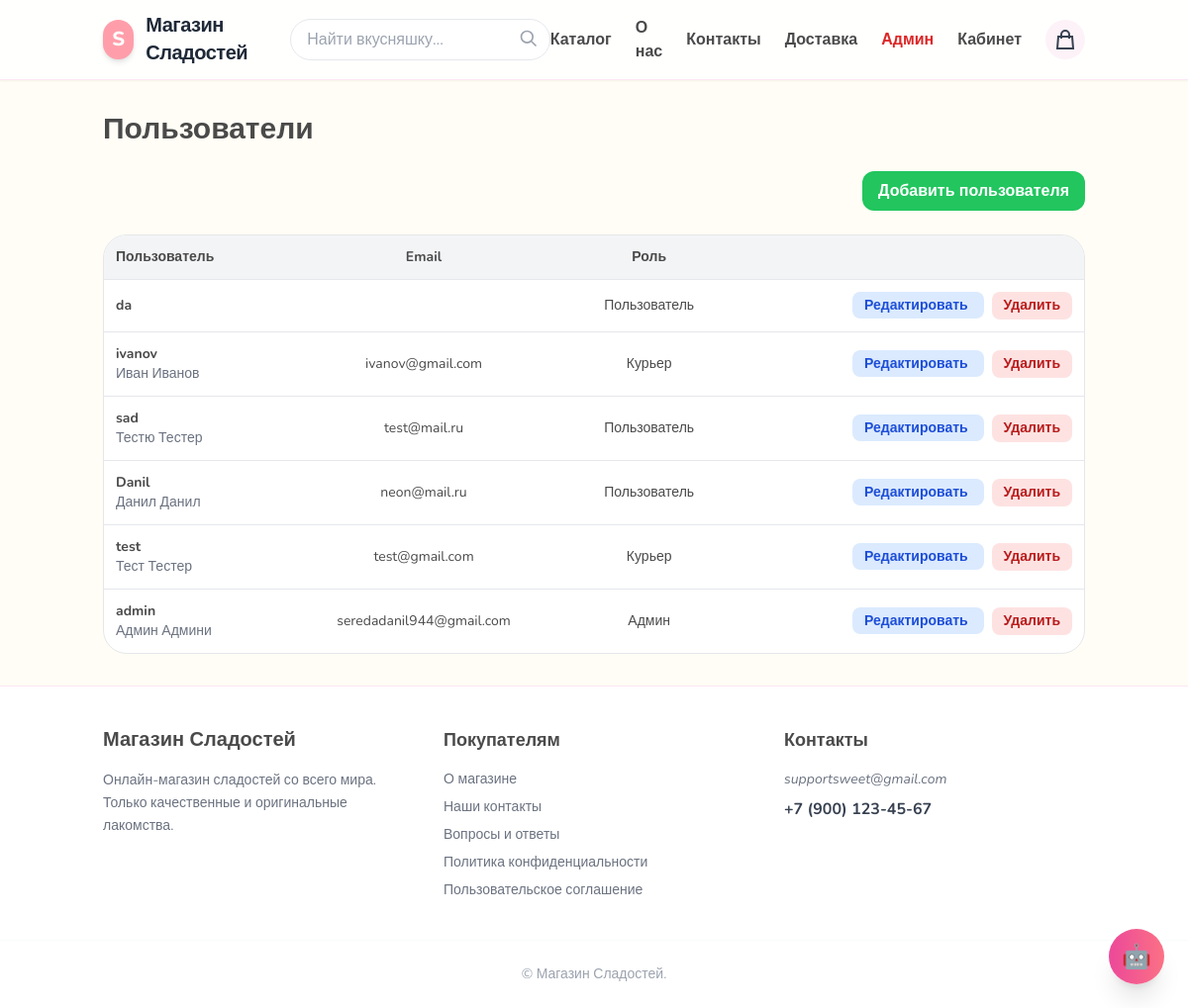
Before: /users/admin/ (signed in) with the older database file.
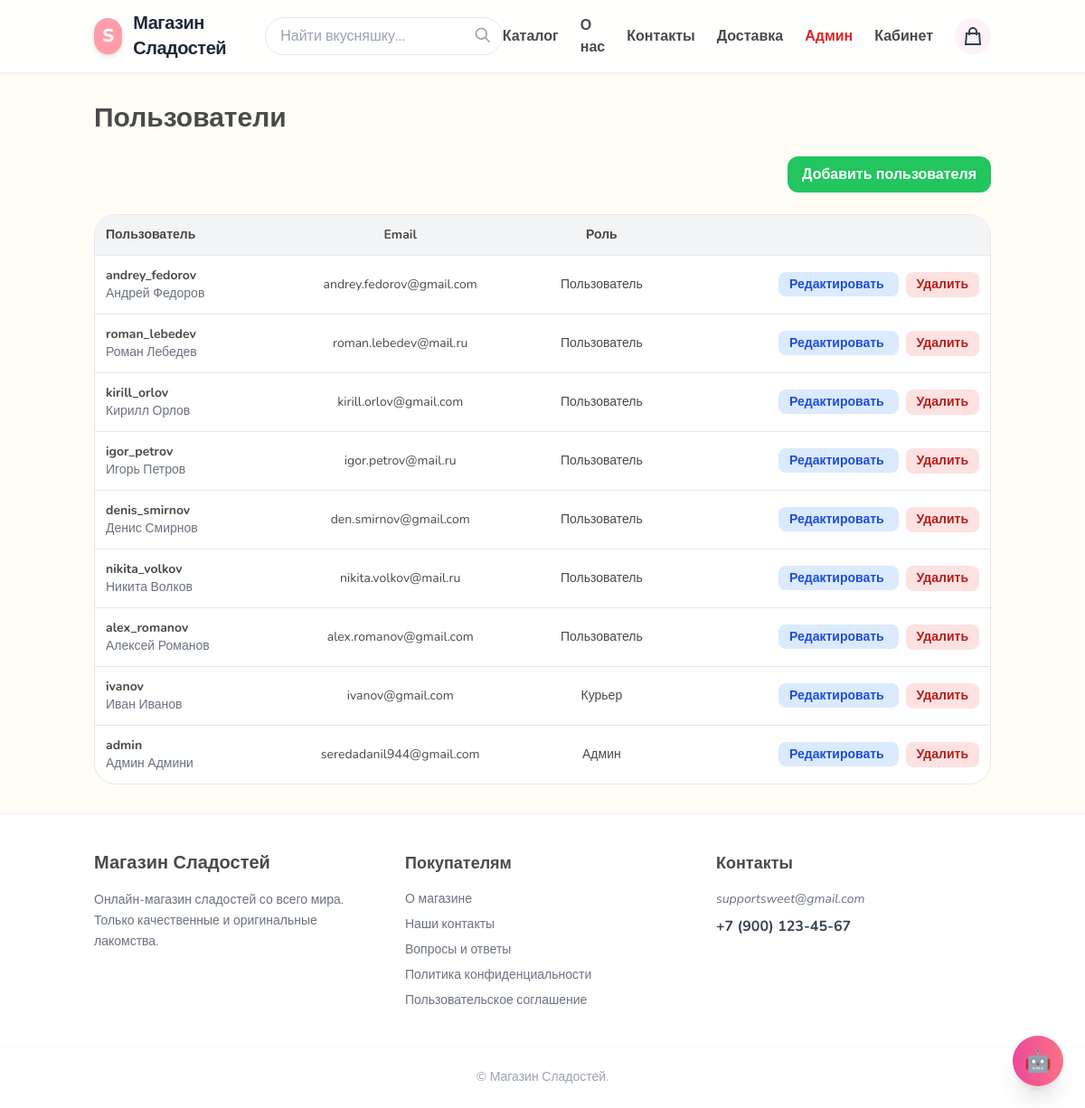
After: the same page with the newer database file.
### users/models.py (models this page shows, shortened)
class CustomUser(AbstractUser):
    phone = models.CharField("Телефон", max_length=30, blank=True)
    address = models.CharField("Адрес доставки", max_length=255, blank=True)
    bonus_points = models.DecimalField("Бонусы", max_digits=10, decimal_places=2, default=0)
    avatar = models.ImageField(upload_to="avatars/", blank=True, null=True)

### users/views.py (the view)
# urls.py: path("admin/", views.admin_users_view, name="admin_users"),
@user_passes_test(is_admin)
def admin_users_view(request):
    users = CustomUser.objects.all().order_by("-date_joined")
    return render(request, "users/admin_users.html", {
        "users": users
    })

### cart/cart.py (called while the page is built)
    def __len__(self):
        return sum(item["quantity"] for item in self.cart.values())

### cart/context_processors.py (called while the page is built)
def cart_counter(request):
    cart = Cart(request)
    return {"cart_counter": len(cart)}

### store/context_processors.py (called while the page is built)
def categories_processor(request):
    return {
        "categories": Category.objects.all()
    }

### users/views.py (called while the page is built)
def is_admin(user):
    return user.is_authenticated and user.is_superuser

### templates/users/admin_users.html (shortened to what this page needs)
{% extends "base.html" %}
{% block content %}
<div class="max-w-6xl mx-auto space-y-6">
  <h1 class="text-3xl font-black">Пользователи</h1>
  <div class="flex justify-end mb-4">
    <a href="{% url 'users:admin_add_user' %}"
       class="px-4 py-2 bg-green-500 text-white rounded-xl font-bold hover:bg-green-600">
       Добавить пользователя
    </a>
  </div>
  <div class="bg-white border rounded-3xl overflow-hidden">
    <table class="w-full text-sm">
      <thead class="bg-gray-100">
        <tr>
          <th class="p-3 text-left">Пользователь</th>
          <th class="p-3">Email</th>
          <th class="p-3">Роль</th>
          <th class="p-3"></th>
        </tr>
      </thead>
      <tbody>
        {% for u in users %}
        <tr class="border-t">
          <td class="p-3">
            <b>{{ u.username }}</b><br>
            <span class="text-gray-500">{{ u.get_full_name }}</span>
          </td>
          <td class="p-3 text-center">
            {{ u.email }}
          </td>
          <td class="p-3 text-center">
            {% if u.is_superuser %}
              Админ
            {% elif u.is_staff %}
              Курьер
            {% else %}
              Пользователь
            {% endif %}
          </td>
          <td class="p-3 text-right space-x-2">
            <a href="{% url 'users:admin_edit_user' u.id %}"
               class="px-3 py-1 bg-blue-100 text-blue-700 rounded-lg font-bold">
              Редактировать
            </a>
            <form method="post"
                  action="{% url 'users:admin_delete_user' u.id %}"
                  class="inline"
                  onsubmit="return confirm('Удалить пользователя?')">
              <button
                class="px-3 py-1 bg-red-100 text-red-700 rounded-lg font-bold">
                Удалить
              </button>
            </form>
          </td>
        </tr>
        {% endfor %}
      </tbody>
    </table>
  </div>
</div>
{% endblock %}

Changed rows visible on the page:
removed CustomUser: username "da", is_superuser "Пользователь"
removed CustomUser: username "sad", get_full_name "Тестю Тестер", email "test@mail.ru", is_superuser "Пользователь"
removed CustomUser: username "Danil", get_full_name "Данил Данил", email "neon@mail.ru", is_superuser "Пользователь"
removed CustomUser: username "test", get_full_name "Тест Тестер", email "test@gmail.com", is_superuser "Курьер"
added CustomUser: username "andrey_fedorov", get_full_name "Андрей Федоров", email "andrey.fedorov@gmail.com", is_superuser "Пользователь"
added CustomUser: username "roman_lebedev", get_full_name "Роман Лебедев", email "roman.lebedev@mail.ru", is_superuser "Пользователь"
added CustomUser: username "kirill_orlov", get_full_name "Кирилл Орлов", email "kirill.orlov@gmail.com", is_superuser "Пользователь"
added CustomUser: username "igor_petrov", get_full_name "Игорь Петров", email "igor.petrov@mail.ru", is_superuser "Пользователь"
added CustomUser: username "denis_smirnov", get_full_name "Денис Смирнов", email "den.smirnov@gmail.com", is_superuser "Пользователь"
added CustomUser: username "nikita_volkov", get_full_name "Никита Волков", email "nikita.volkov@mail.ru", is_superuser "Пользователь"
added CustomUser: username "alex_romanov", get_full_name "Алексей Романов", email "alex.romanov@gmail.com", is_superuser "Пользователь"
